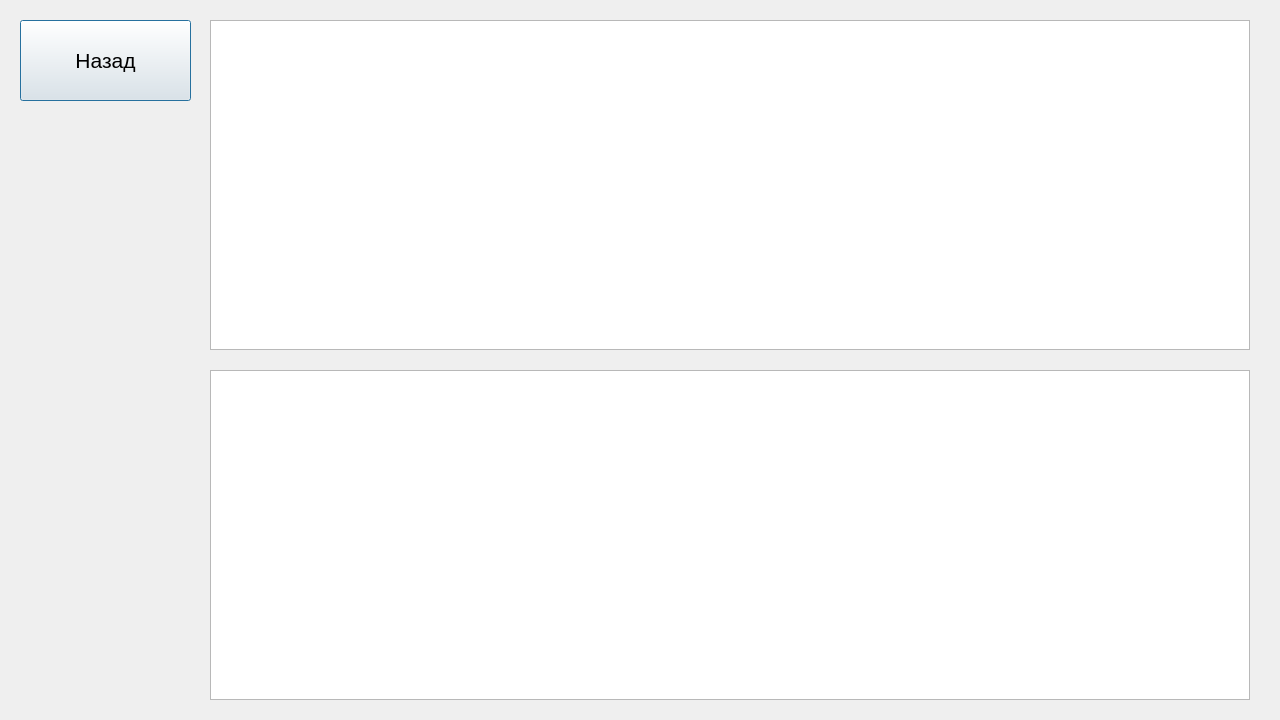
<?xml version="1.0" encoding="UTF-8"?>
<ui version="4.0">
 <class>EmployeesView</class>
 <widget class="QDialog" name="EmployeesView">
  <property name="geometry">
   <rect>
    <x>0</x>
    <y>0</y>
    <width>1280</width>
    <height>720</height>
   </rect>
  </property>
  <property name="windowTitle">
   <string>Employees</string>
  </property>
  <widget class="QPushButton" name="backBtn">
   <property name="geometry">
    <rect>
     <x>20</x>
     <y>20</y>
     <width>171</width>
     <height>81</height>
    </rect>
   </property>
   <property name="font">
    <font>
     <pointsize>16</pointsize>
    </font>
   </property>
   <property name="text">
    <string>Назад</string>
   </property>
  </widget>
  <widget class="QTableView" name="employeesTableView">
   <property name="geometry">
    <rect>
     <x>210</x>
     <y>20</y>
     <width>1040</width>
     <height>330</height>
    </rect>
   </property>
  </widget>
  <widget class="QTableView" name="tasksTableView">
   <property name="geometry">
    <rect>
     <x>210</x>
     <y>370</y>
     <width>1040</width>
     <height>330</height>
    </rect>
   </property>
  </widget>
 </widget>
 <resources/>
 <connections/>
</ui>
